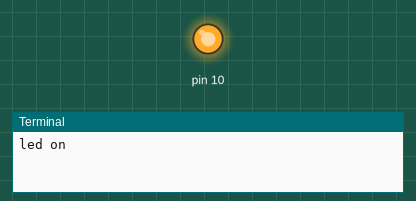
Recording of a program running on a simulated Raspberry Pi (header pin numbers). On the bench: output pins drawn as LEDs (lit = HIGH), the last lines printed to the terminal. At 10.0 s the program stops and its outputs stay as they are.

Above: at 0.1 s.
At 10.1 s:
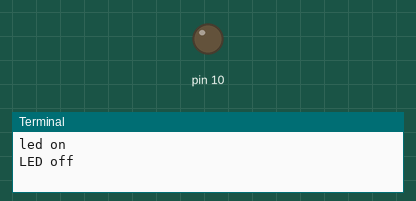
Timing chart, 0 to 11.5 s (numbered marks = the images above):
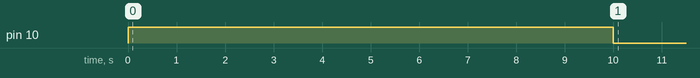

The program:

button.py
```python
import RPi.GPIO as GPIO # Import Raspberry Pi GPIO library
import time
'''
def button_callback(channel):
    print("Button was pushed!")

GPIO.setwarnings(False) # Ignore warning for now
GPIO.setmode(GPIO.BOARD) # Use physical pin numbering
GPIO.setup(10, GPIO.IN, pull_up_down=GPIO.PUD_DOWN) # Set pin 18 to be an input pin and set initial value to be pulled low (off)
GPIO.add_event_detect(10,GPIO.RISING,callback=button_callback) # Setup event on pin 10 rising edge
message = input("Press enter to quit\n\n") # Run until someone presses enter
GPIO.cleanup() # Clean up
'''

GPIO.setmode(GPIO.BOARD)
GPIO.setwarnings(False)
GPIO.setup(10,GPIO.OUT)
print('led on')
GPIO.output(10,GPIO.HIGH)
time.sleep(10)
print("LED off")
GPIO.output(10,GPIO.LOW)
```
